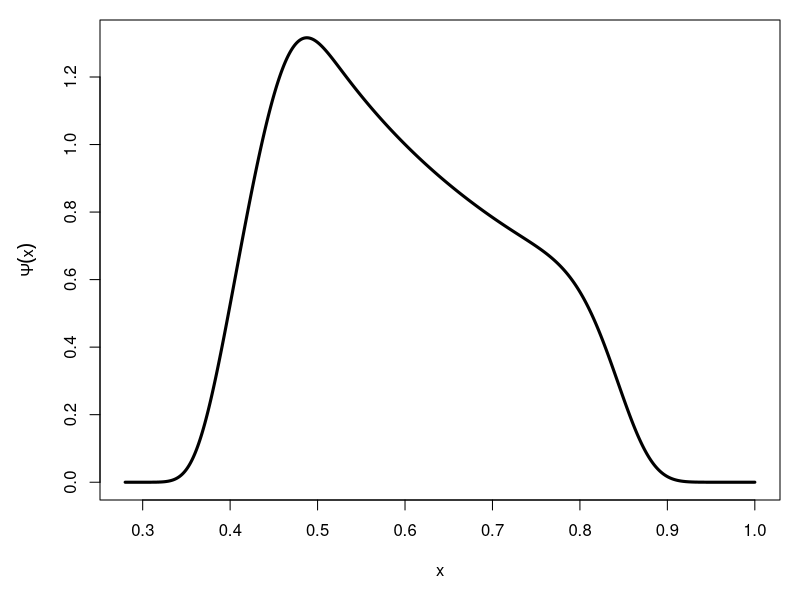
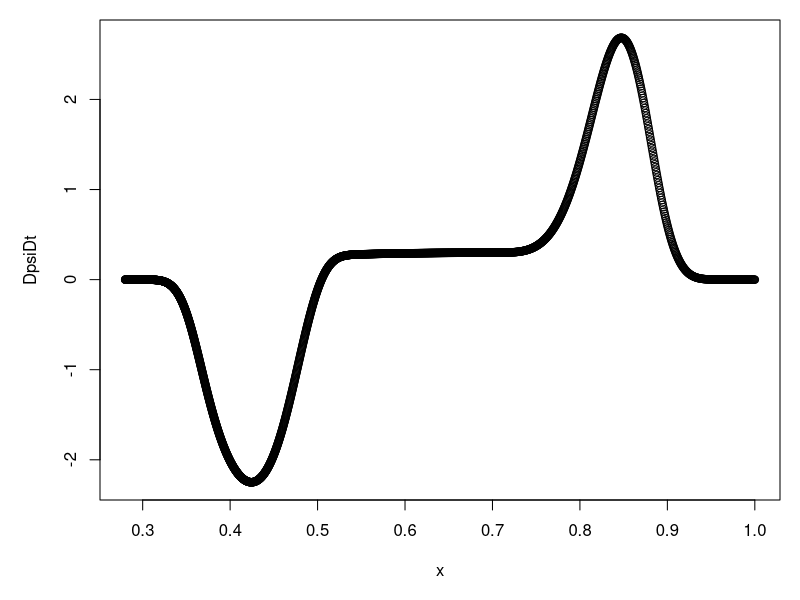
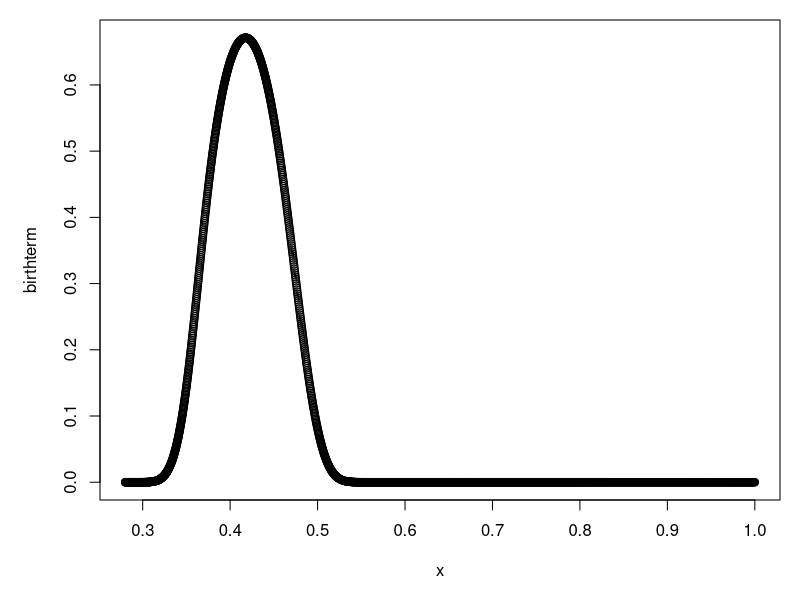
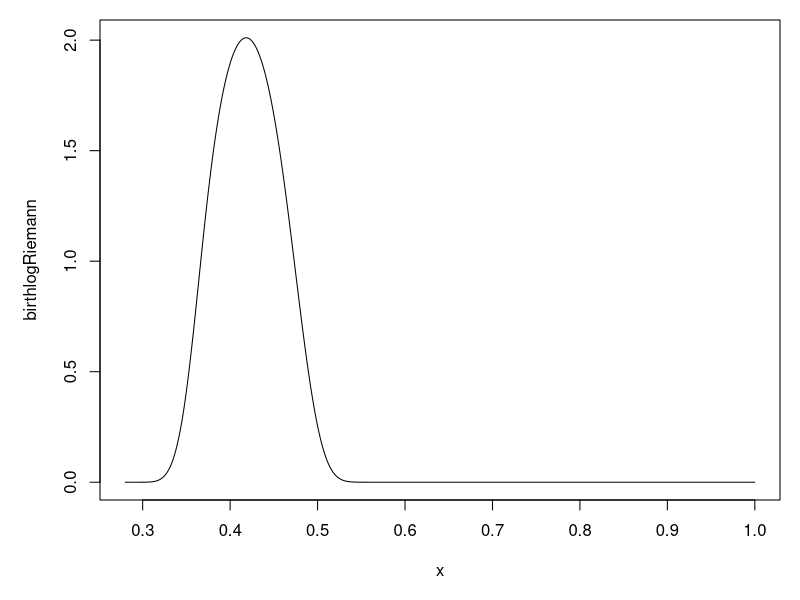
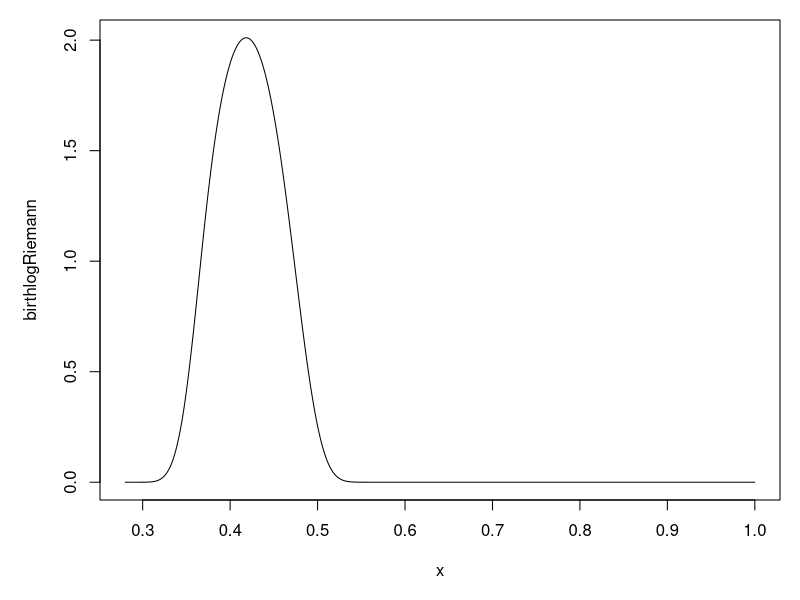
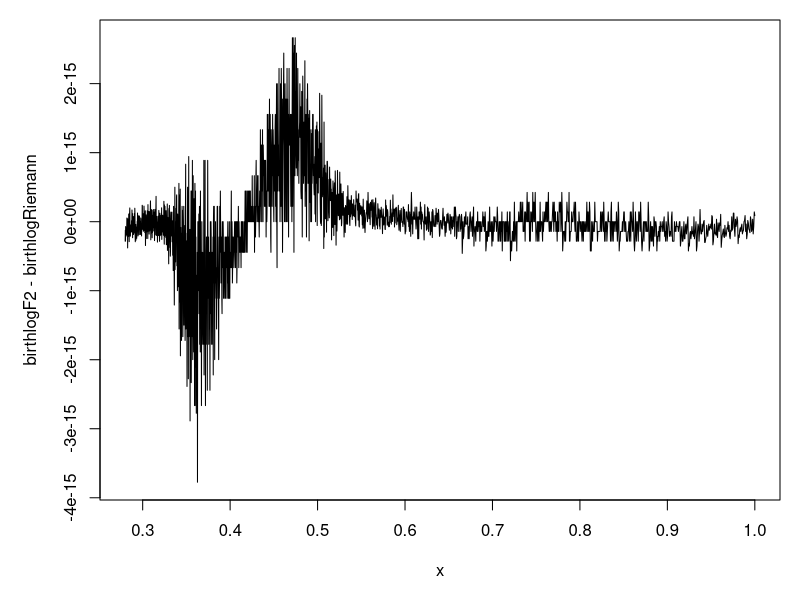
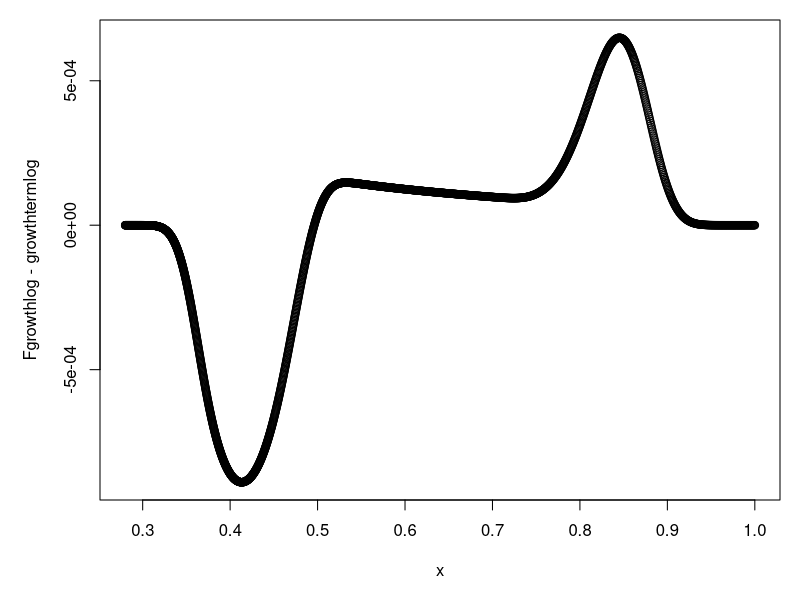
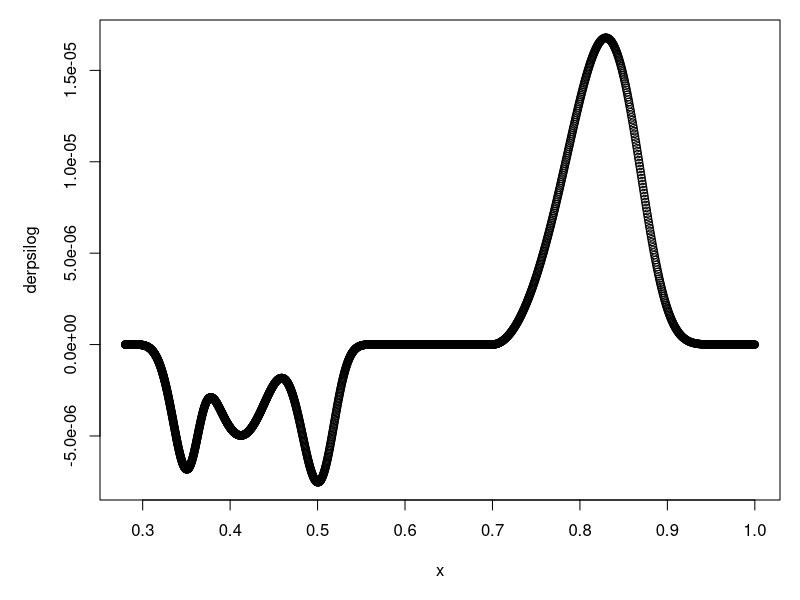

Recreate these plots in R, in order.
library("Matrix")

intx <- function(f, x) {
    # Use trapezoidal rule for integration
    #
    # Args:
    #   f: value of function at points given by x
    #   x: the points at which the function values are given. Needs to be in
    #      either increasing or decreasing order.
    #
    # Returns:
    #   vector of values of integral over f at points given by x
    #
    # The integration starts at the first value in x, so first
    # value in the returned vector is zero.
    
    idx <- 1:(length(f)-1)
    dx <- abs(diff(x))
    return(c(0,cumsum((f[idx]+f[idx+1])*dx[idx]/2)))
}

# Set parameters
a <- 0.7; b <- 0.5; 
alpha <- 0.85; beta <- 1;
xa <- 0.7;  # threshold for duplication
delta <- 0.2  # width of offspring size distribution
xmin <- xa*(1-delta)/2  # Smallest possible cell size

Nx <- 2047  # Choose number of steps
uselog <- TRUE
if (uselog) {
    y <- seq(log(xmin), 0, length.out = Nx+1)
    x <- exp(y)
} else {
    x <- seq(xmin, 1, length.out = Nx+1)
}

xp <- min(x[x>=(0.5 + delta/2)])  # the point at which we glue

# Growth rate
g <- a*x^alpha-b*x^beta

q <- function(x) {
    # Make q nonzero only between (1-delta)/2 and (1+delta)/2
    # Here we use a smooth bump function
    qr <- exp(-1/(1-(2/delta*(x-1/2))^2))/0.444*2/delta
    qr[abs(x-0.5)>=delta/2] <- 0  # Note that we need >= instead of just >
    # to avoid the singularity in the argument to the exponential
    
    # Use the following two lines if you want a step function
    # qr <- rep(0, length(x))
    # qr[abs(x-0.5)<delta/2] <- 1/delta
    
    return(qr)
}

# Use a k that stays finite but is large enough to ensure that
# almost all cells duplicate before reaching x=1
k <- 10000*(x-xa)^4
k[x<xa] <- 0

p <- function(m0) {
    # Calculate the steady-state solution
    #
    # Args:
    #   m0: scalar giving the constant mortality rate
    #
    # Returns:
    #   List containing the solution and the integral over h/e 
    #   For the correct value of m0 that integral will be equal to 1
    
    # Use constant mortality 
    m <- rep_len(m0, length(x))
    
    # Calculate e(x)
    ep <- (k+m)/g
    # First calculate for x < xp
    es <- rev(intx(rev(ep[x<=xp]), rev(x[x<=xp])))
    # then for x >= xp
    el <- -intx(ep[x>=xp], x[x>=xp])
    # and put the results together
    e <- exp(c(es[-length(es)], el))
    
    # Calculate h(x)
    # TODO: Want to convert this to using spectral methods when the steps
    # are logarithmic
    hp <- k*e/g
    hp[x<xa] <- 0
    h <- rep_len(0, length(x))
    for (i in 1:length(x)) {
        h[i] <- 2*intx(hp*q(x[i]/x)/x, x)[length(x)-1]
    }
    
    # Calculate Theta in eq.(4.21). Because h/e is zero beyond x=xp, we simply
    # integrate up to x=1. Then Theta is automatically 1 for x>xp when the
    # boundary condition (4.18) is satisfied.
    he <- h/e
    he[e==0] <- 0  # Removes the infinity from division by zero
    Theta <- intx(he, x) 
    # The boundary condition (4.18) is satisfied iff b=1
    b <- Theta[length(x)]
    
    # Use eq.(4.20) to calculate the solution.
    Psi <- g[x==xp]*e*Theta/g
    
    return(list(Psi, b))
}

# Find the mortality rate constant that satisfies the boundary condition
# in eq. (4.18)
m0 <- uniroot(function(m0) p(m0)[[2]]-1, lower=0.05, upper=10)[["root"]]

# Calculate the solution
psi <- p(m0)[[1]]
# Plot the solution
par(mar=c(5,5,1,1))
plot(x, psi, type="l", lwd=3,
     xlab="x", ylab=expression(Psi(x)))


###################### new code addition is below ##################

#write(x,"sol0xnonlog.txt");
#write(psi,"sol0ynonlog.txt");

#write(x,"solxRnewfun.txt");
#write(psi,"solyRnewfun.txt");


#Get space step size (this only works when uselog==FALSE)

dx=x[2]-x[1]


#Use Riemann sum to work out birth term


birthterm <-sapply(x, function(w) 2*dx*sum(k*psi*sapply(w/x,q)/(x)))





#Use central differencing, assuming Z is zero at either end


#centraldiffwZeroes2 <- function(Z,dx){
#  outputtt <- rep(0,length(Z));
#  for (i in 1:length(Z)) {
#    outputtt[i] <- if (i==1) {
#      0
#    } else {
#      if (i==length(Z)) {
#        0
#      } else {
#        (Z[i+1]-Z[i-1])/(2*dx)
#      }
#    }
#  }
#return(outputtt)
#}

# compute linear term equal to minus psi(k(w)+m)

linterm <- -k*psi-m0*psi


#Make 4th order differentiation matrix D for computing growth term

NNN=length(x);
D <- sparseMatrix((1:NNN), c((2:NNN),1), x = 2*rep(1, NNN)/3)-sparseMatrix((1:NNN), c((3:NNN),1,2), x = rep(1, NNN)/12)
D <- (D-t(D))/dx;

#Multilply g*psi by D to get growth term

growthterm <- -D %*% (g*psi)
#Manually set growth term to zero for extreme w values

growthterm[1] <-0
growthterm[2] <-0
#growthterm[length(growthterm3)] <-0
#growthterm[length(growthterm3)-1] <-0

#growthterm[length(growthterm3)-2] <-0
#growthterm[length(growthterm3)-3] <-0


#note since it is a 4th order method, it may not be handelling the boundaries properly


#pde rhs is sum of birth, growth and linear terms

DpsiDt <- birthterm+growthterm+linterm

plot(x,DpsiDt)

plot(x,birthterm)




######################computing birth term using Riemann sum################

xvals=log(x);
dxlog=xvals[2]-xvals[1]

# Really I should discard the last term when computing Riemann sum, but I think
# this term is zero anyway

birthlogRiemann=sapply(x, function(xchosen) 2*dxlog*sum(k*psi*q(xchosen/x)))

plot(x, birthlogRiemann, type="l")

############################################# computing birth term using fft #############


#Fq=fft(sapply(xvals, function(xchosen) q(exp(xchosen))))
#Fkpsi=fft(k*psi)

FqR=fft(rev(sapply(xvals, function(xchosen) q(exp(xchosen)))))
FkpsiR=fft(rev(k*psi))


### I should discard the last term again, also I should pad, but I have tried playing around with padding, and not seen much difference. 

#birthlogF=2*dxlog*Re(fft(Fq*Fkpsi, inverse = TRUE)/(length(xvals)))

birthlogF2=rev(2*dxlog*Re(fft(FqR*FkpsiR, inverse = TRUE)/(length(xvals))))



plot(x, birthlogRiemann, type="l")
plot(x, birthlogF2-birthlogRiemann, type="l")



############################# log growth term 4th order difference

dxxx=xvals[2]-xvals[1]
NNN=length(x);
D <- sparseMatrix((1:NNN), c((2:NNN),1), x = 2*rep(1, NNN)/3)-sparseMatrix((1:NNN), c((3:NNN),1,2), x = rep(1, NNN)/12)
D <- (D-t(D))/dxxx;
growthtermlog <- (-D %*% (g*psi))/x
growthtermlog[1] <-0
growthtermlog[2] <-0


############################# log growth term, Fourier method (double reverse)


Fgrowthlog=(2*pi/(max(xvals)-min(xvals)))*rev(Re(fft(fft(rev(g*psi))*(1i*c(0:(length(g)/2-1),0,(-length(g)/2+1):-1)), inverse=TRUE)/length(g)))/x


plot(x,Fgrowthlog-growthtermlog)

#############compute linear term and combine to get d psi/dt

lintermlog <- -k*psi-m0*psi

derpsilog=lintermlog+growthtermlog+birthlogRiemann

plot(x,derpsilog)



